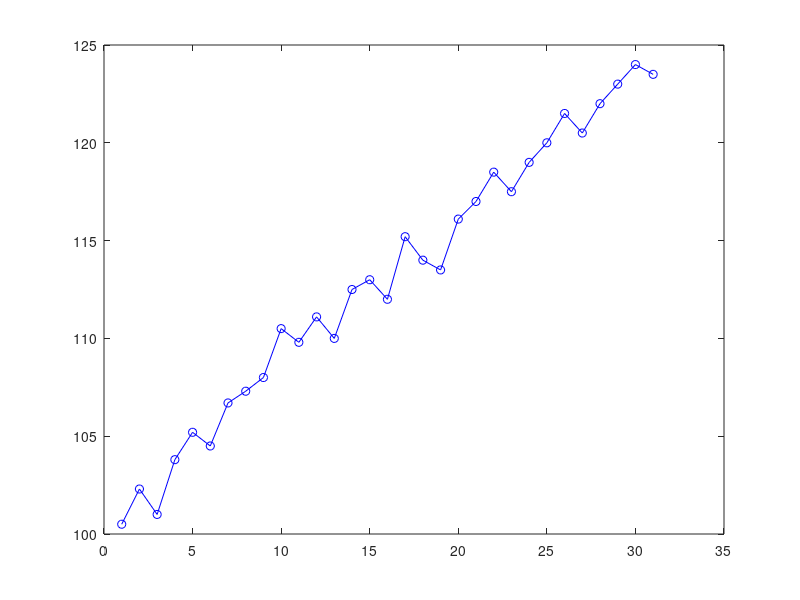

The MATLAB script that drew this image: (Note: this script raises an error after producing the figure.)
% MATLAB Script: stock_analysis.m

% Step 1: Read the stock data from 'stock_data.txt'
data = load('stock_data.txt');

% Step 2: Calculate required statistics
average_price = mean(data);
highest_price = max(data);
lowest_price = min(data);
price_increases = sum(diff(data) > 0);

% Step 3: Print the results to the command window
fprintf('Average Closing Price: %.2f\n', average_price);
fprintf('Highest Closing Price: %.2f\n', highest_price);
fprintf('Lowest Closing Price: %.2f\n', lowest_price);
fprintf('Number of Days with Price Increase: %d\n', price_increases);

% Step 4: Create a line plot
figure;
plot(data, 'b-o', 'DisplayName', 'Daily Closing Prices');
hold on;
yline(average_price, 'r--', 'Average Price', 'DisplayName', 'Average Price');
yline(highest_price, 'g--', 'Highest Price', 'DisplayName', 'Highest Price');
yline(lowest_price, 'm--', 'Lowest Price', 'DisplayName', 'Lowest Price');
hold off;

% Step 5: Add labels and title
xlabel('Day');
ylabel('Closing Price');
title('Stock Closing Prices Analysis');
legend('show');
grid on;

% Step 6: Save the plot as an image file
saveas(gcf, 'stock_analysis.png');

% Step 7: Write a summary of the analysis to 'stock_summary.txt'
fid = fopen('stock_summary.txt', 'w');
fprintf(fid, 'Stock Analysis Summary:\n');
fprintf(fid, '-----------------------\n');
fprintf(fid, 'Average Closing Price: %.2f\n', average_price);
fprintf(fid, 'Highest Closing Price: %.2f\n', highest_price);
fprintf(fid, 'Lowest Closing Price: %.2f\n', lowest_price);
fprintf(fid, 'Number of Days with Price Increase: %d\n', price_increases);
fclose(fid);
